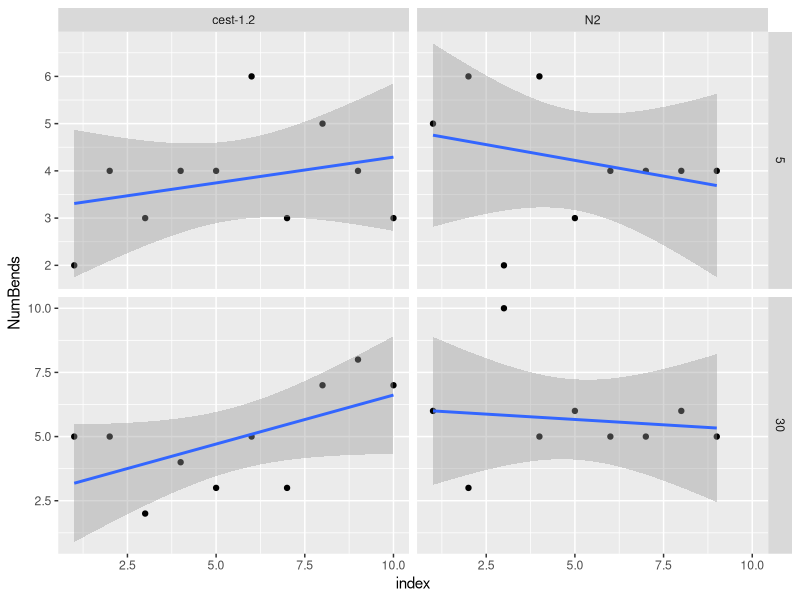

Here is the R script that generated this plot:
## ---- chunk 1
knitr::opts_chunk$set(echo = TRUE)
library(tidyverse)
library(patchwork)
library(ggbeeswarm)
## ---- chunk 2
AntTouch <- read_csv('cest-1.2 anterior touch practice.csv')
## ---- chunk 3
bodybendPlot <- AntTouch %>%
  #filter(NumBends < 10) %>%
  ggplot(aes(x = genotype, y = NumBends)) +
  geom_boxplot() +
  stat_summary(geom = "errorbar", fun.data = "mean_se", width = 0.25, color = "red") +
  ggbeeswarm::geom_quasirandom(width = .25) +
  facet_grid(.~Time_off_food)

#Are num bends dependent on time on plate? 
(bends_by_order <- AntTouch %>%
  group_by(genotype, Time_off_food) %>%
  mutate(index = row_number()) %>%
  ggplot(aes(x = index, y = NumBends)) +
    geom_point()) +
  facet_grid(Time_off_food ~ genotype, scales = "free_y") +
  geom_smooth(method = "lm")
  

